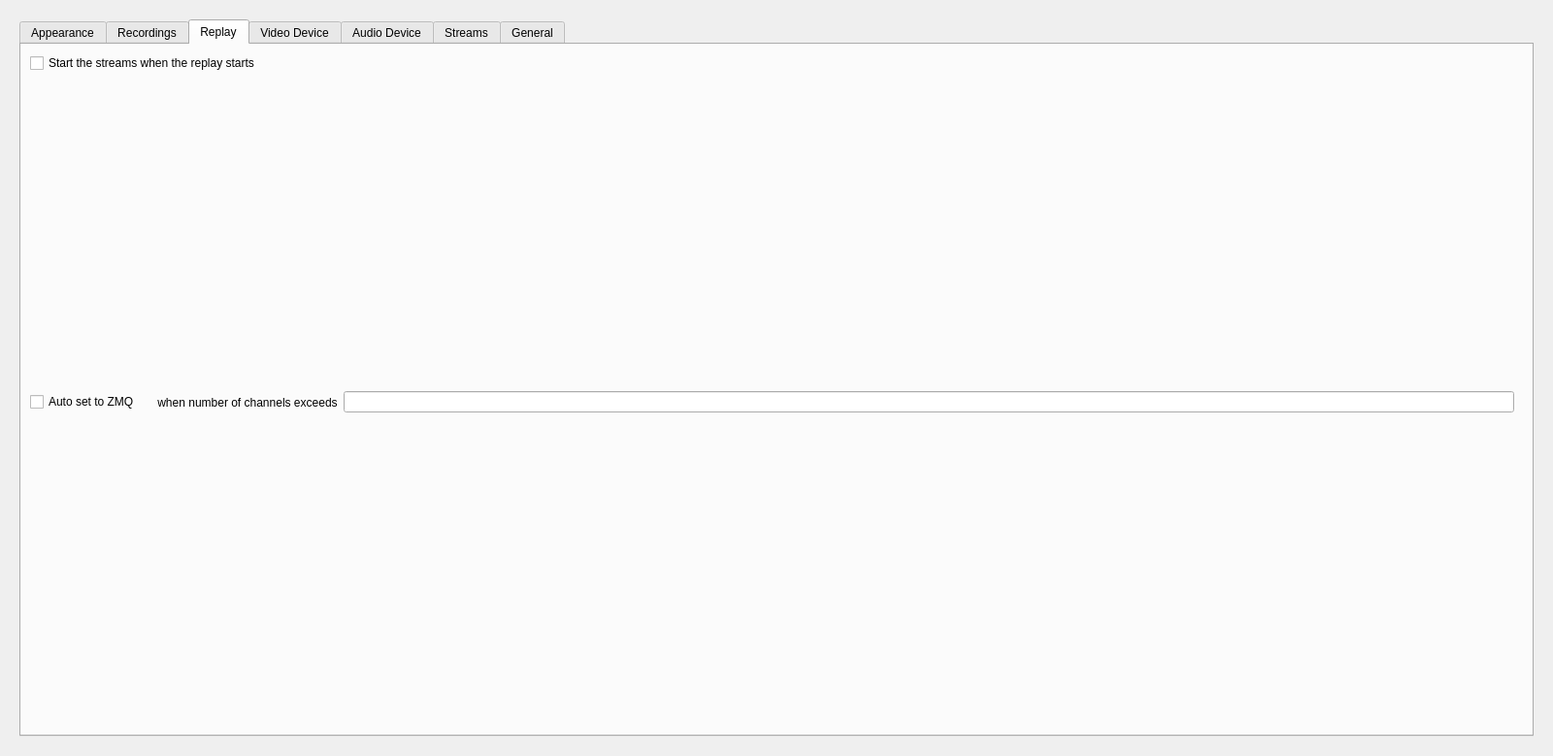
<?xml version="1.0" encoding="UTF-8"?>
<ui version="4.0">
 <class>Form</class>
 <widget class="QWidget" name="Form">
  <property name="geometry">
   <rect>
    <x>0</x>
    <y>0</y>
    <width>1600</width>
    <height>779</height>
   </rect>
  </property>
  <property name="windowTitle">
   <string>Form</string>
  </property>
  <layout class="QVBoxLayout" name="verticalLayout_10">
   <item>
    <widget class="QWidget" name="widget" native="true">
     <layout class="QVBoxLayout" name="verticalLayout_2">
      <item>
       <widget class="QTabWidget" name="settings_tabs">
        <property name="currentIndex">
         <number>2</number>
        </property>
        <widget class="QWidget" name="settings_appearance_tab">
         <attribute name="title">
          <string>Appearance</string>
         </attribute>
         <layout class="QVBoxLayout" name="verticalLayout_6">
          <item>
           <widget class="QWidget" name="widget_6" native="true">
            <layout class="QVBoxLayout" name="verticalLayout_4">
             <item>
              <widget class="QWidget" name="widget_10" native="true">
               <layout class="QHBoxLayout" name="horizontalLayout_2">
                <item>
                 <widget class="QPushButton" name="DarkThemeBtn">
                  <property name="text">
                   <string>Dark Theme</string>
                  </property>
                 </widget>
                </item>
                <item>
                 <widget class="QPushButton" name="LightThemeBtn">
                  <property name="text">
                   <string>Light Theme</string>
                  </property>
                 </widget>
                </item>
               </layout>
              </widget>
             </item>
            </layout>
           </widget>
          </item>
         </layout>
        </widget>
        <widget class="QWidget" name="settings_recordings_tab">
         <attribute name="title">
          <string>Recordings</string>
         </attribute>
         <layout class="QVBoxLayout" name="verticalLayout_7">
          <item>
           <widget class="QWidget" name="widget_7" native="true">
            <layout class="QVBoxLayout" name="verticalLayout">
             <item>
              <widget class="QWidget" name="widget_9" native="true">
               <layout class="QHBoxLayout" name="horizontalLayout_4">
                <item>
                 <widget class="QLabel" name="label_4">
                  <property name="text">
                   <string>Recording file format</string>
                  </property>
                 </widget>
                </item>
                <item>
                 <widget class="QComboBox" name="saveFormatComboBox"/>
                </item>
               </layout>
              </widget>
             </item>
             <item>
              <widget class="QWidget" name="widget_8" native="true">
               <layout class="QHBoxLayout" name="horizontalLayout_3">
                <item>
                 <widget class="QLabel" name="label_3">
                  <property name="text">
                   <string>Save records to</string>
                  </property>
                 </widget>
                </item>
                <item>
                 <widget class="QTextEdit" name="saveRootTextEdit">
                  <property name="sizePolicy">
                   <sizepolicy hsizetype="Expanding" vsizetype="Fixed">
                    <horstretch>0</horstretch>
                    <verstretch>0</verstretch>
                   </sizepolicy>
                  </property>
                  <property name="minimumSize">
                   <size>
                    <width>0</width>
                    <height>23</height>
                   </size>
                  </property>
                  <property name="maximumSize">
                   <size>
                    <width>16777215</width>
                    <height>16777215</height>
                   </size>
                  </property>
                  <property name="readOnly">
                   <bool>true</bool>
                  </property>
                 </widget>
                </item>
                <item>
                 <widget class="QPushButton" name="SelectDataDirBtn">
                  <property name="text">
                   <string>Browse</string>
                  </property>
                 </widget>
                </item>
               </layout>
              </widget>
             </item>
            </layout>
           </widget>
          </item>
         </layout>
        </widget>
        <widget class="QWidget" name="tab">
         <attribute name="title">
          <string>Replay</string>
         </attribute>
         <layout class="QVBoxLayout" name="verticalLayout_12">
          <item>
           <widget class="QCheckBox" name="start_stream_on_replay_checkbox">
            <property name="text">
             <string>Start the streams when the replay starts</string>
            </property>
           </widget>
          </item>
          <item>
           <widget class="QWidget" name="widget_5" native="true">
            <layout class="QHBoxLayout" name="horizontalLayout_7">
             <property name="leftMargin">
              <number>0</number>
             </property>
             <property name="topMargin">
              <number>0</number>
             </property>
             <property name="rightMargin">
              <number>0</number>
             </property>
             <property name="bottomMargin">
              <number>0</number>
             </property>
             <item>
              <widget class="QCheckBox" name="auto_set_zmq_checkbox">
               <property name="toolTip">
                <string>Automatically set the stream interface to ZMQ when a stream's number of channels exceeds a certain number.</string>
               </property>
               <property name="text">
                <string>Auto set to ZMQ</string>
               </property>
              </widget>
             </item>
             <item>
              <widget class="QWidget" name="auto_set_zmq_widget" native="true">
               <layout class="QHBoxLayout" name="horizontalLayout_8">
                <item>
                 <widget class="QLabel" name="label_2">
                  <property name="text">
                   <string> when number of channels exceeds</string>
                  </property>
                 </widget>
                </item>
                <item>
                 <widget class="QLineEdit" name="auto_set_zmq_lineedit"/>
                </item>
               </layout>
              </widget>
             </item>
            </layout>
           </widget>
          </item>
         </layout>
        </widget>
        <widget class="QWidget" name="settings_video_device_tab">
         <attribute name="title">
          <string>Video Device</string>
         </attribute>
         <layout class="QVBoxLayout" name="verticalLayout_8">
          <item>
           <widget class="QWidget" name="widget_11" native="true">
            <layout class="QVBoxLayout" name="verticalLayout_5">
             <item>
              <widget class="QPushButton" name="reload_video_device_button">
               <property name="text">
                <string>Reload Video Devices</string>
               </property>
              </widget>
             </item>
            </layout>
           </widget>
          </item>
         </layout>
        </widget>
        <widget class="QWidget" name="settings_audio_device_tab">
         <attribute name="title">
          <string>Audio Device</string>
         </attribute>
         <layout class="QVBoxLayout" name="verticalLayout_11">
          <item>
           <widget class="QPushButton" name="reload_audio_device_button">
            <property name="text">
             <string>Reload Audio Devices</string>
            </property>
           </widget>
          </item>
         </layout>
        </widget>
        <widget class="QWidget" name="settings_streams_tab">
         <attribute name="title">
          <string>Streams</string>
         </attribute>
         <layout class="QVBoxLayout" name="verticalLayout_9">
          <item>
           <widget class="QWidget" name="widget_4" native="true">
            <property name="layoutDirection">
             <enum>Qt::LeftToRight</enum>
            </property>
            <layout class="QVBoxLayout" name="verticalLayout_3">
             <item>
              <widget class="QWidget" name="widget_2" native="true">
               <layout class="QHBoxLayout" name="horizontalLayout_6">
                <item>
                 <widget class="QLabel" name="label">
                  <property name="text">
                   <string>Line chart visualization mode</string>
                  </property>
                 </widget>
                </item>
                <item>
                 <widget class="QComboBox" name="linechart_viz_mode_combobox"/>
                </item>
               </layout>
              </widget>
             </item>
             <item>
              <widget class="QWidget" name="widget_3" native="true">
               <layout class="QHBoxLayout" name="horizontalLayout_5">
                <item>
                 <widget class="QLabel" name="label_6">
                  <property name="text">
                   <string>Plot frame per second</string>
                  </property>
                 </widget>
                </item>
                <item>
                 <widget class="QLineEdit" name="plot_fps_lineedit"/>
                </item>
               </layout>
              </widget>
             </item>
             <item alignment="Qt::AlignRight">
              <widget class="QPushButton" name="reload_stream_preset_button">
               <property name="maximumSize">
                <size>
                 <width>256</width>
                 <height>16777215</height>
                </size>
               </property>
               <property name="layoutDirection">
                <enum>Qt::LeftToRight</enum>
               </property>
               <property name="text">
                <string>Reload stream presets</string>
               </property>
              </widget>
             </item>
            </layout>
           </widget>
          </item>
         </layout>
        </widget>
        <widget class="QWidget" name="general_tab">
         <attribute name="title">
          <string>General</string>
         </attribute>
         <layout class="QHBoxLayout" name="horizontalLayout_6">
          <item>
           <widget class="QPushButton" name="reset_default_button">
            <property name="text">
             <string>Reset to default</string>
            </property>
           </widget>
          </item>
         </layout>
        </widget>
       </widget>
      </item>
     </layout>
    </widget>
   </item>
  </layout>
 </widget>
 <resources/>
 <connections/>
</ui>
